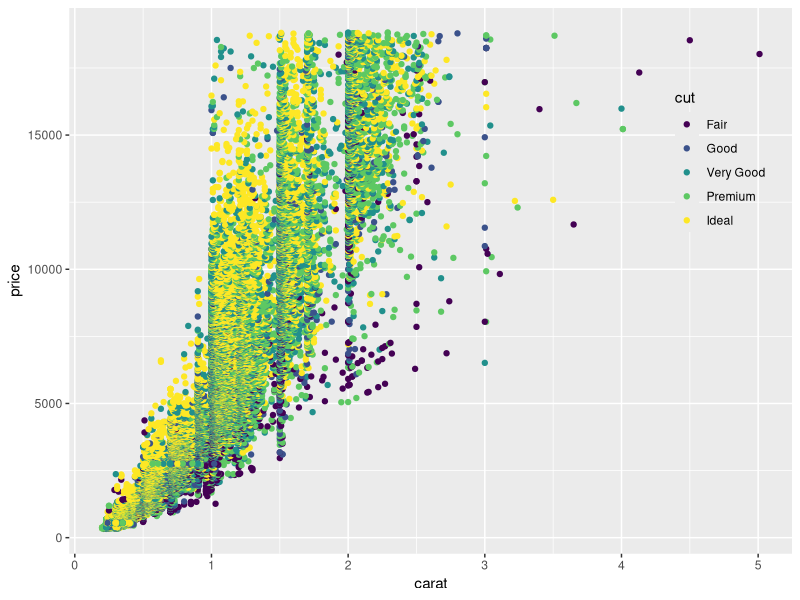
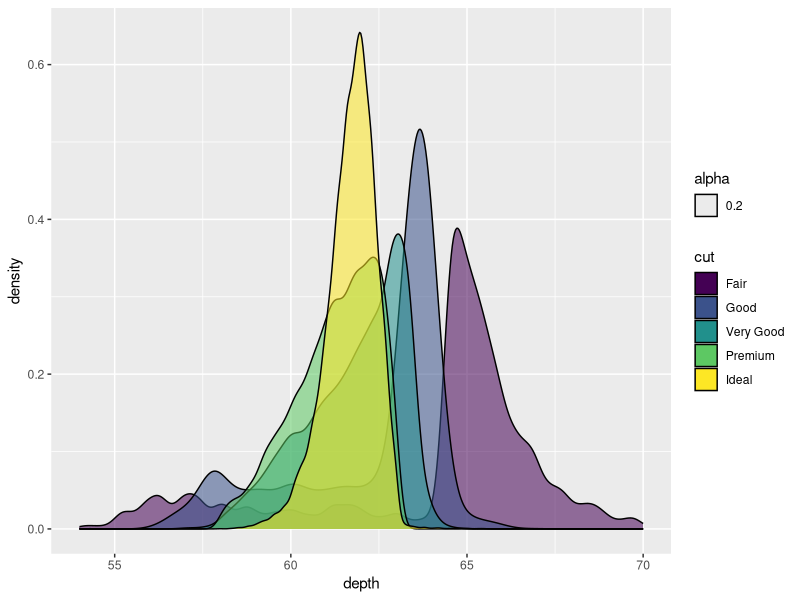
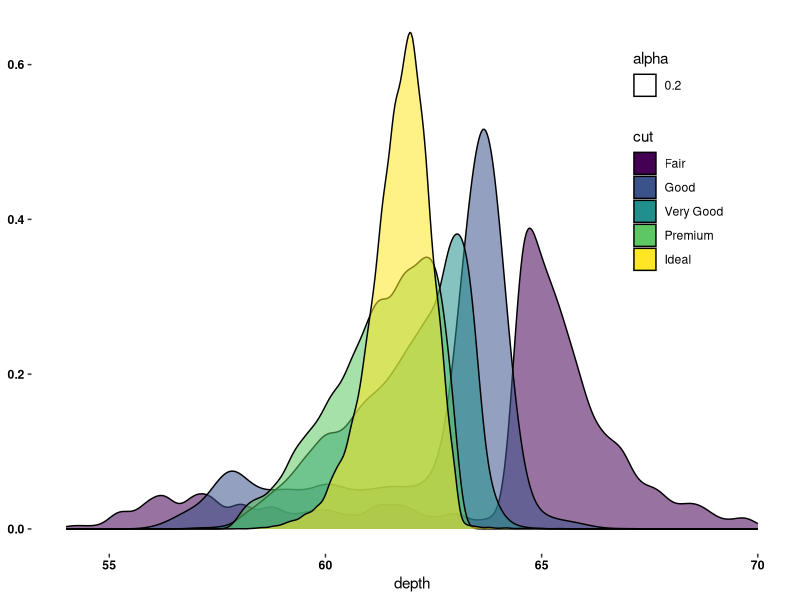
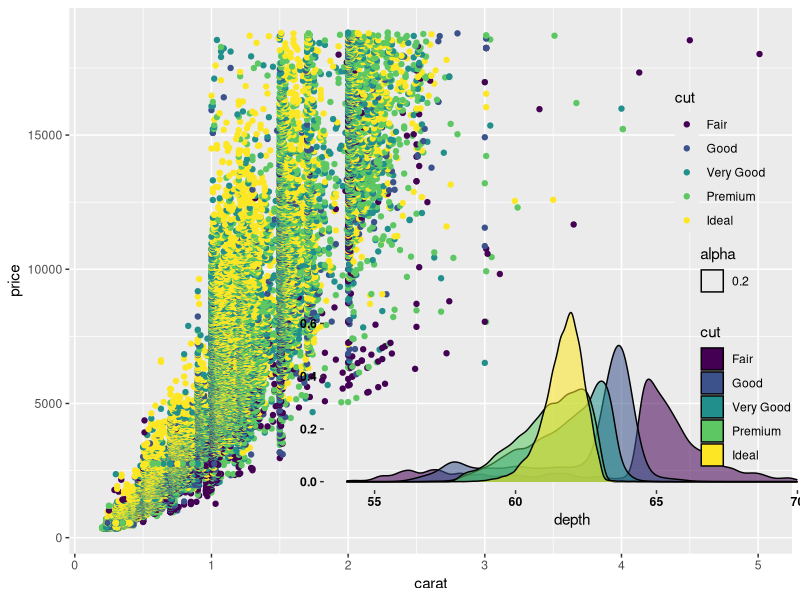

The R script that drew these images, in order:
## ---- chunk 1
library(ggplot2)  ##绘制主图与附图
library(grid)  ## 设定附图的长宽及其在主图的精确位置
data("diamonds")
head(diamonds)
## ---- chunk 2
##theme中调整legend的相对位置与背景
chart1<-ggplot(diamonds,aes(carat,price,colour=cut))+geom_point()+theme(legend.position=c(0.9,0.72),legend.background=element_rect(I(0)))
chart1
## 建立一块一定长宽的区域， x/y代表相对于主图x/y轴的相对位置
vie<-viewport(width=0.669,height=0.4,x=0.7,y=0.306)
## ---- chunk 3
q <- ggplot(data = diamonds, aes(depth, fill = cut, alpha = 0.2)) + geom_density() + xlim(54, 70)
q
q1 <- q + theme(axis.text.y = element_text(face = "bold", colour = "black"),
                axis.title.y = element_blank(),
                axis.text.x = element_text(face = "bold", colour = "black"),
                plot.background = element_rect(I(0), linetype = 0),
                panel.background = element_rect(I(0)),
                panel.grid.major = element_line(colour = NA),
                panel.grid.minor = element_line(color = NA),
                legend.background = element_rect(I(0), linetype = 1),
                legend.position = c(0.85, 0.72)
                )
q1
## ---- chunk 4
##这一段代码不能分开
chart1<-ggplot(diamonds,aes(carat,price,colour=cut))+geom_point()+theme(legend.position=c(0.9,0.72),legend.background=element_rect(I(0)))
chart1
vie<-viewport(width=0.669,height=0.4,x=0.7,y=0.306)
chart2 <-ggplot(diamonds,aes(depth,fill=cut,alpha=.2))+geom_density()+xlim(54,70) +
       theme(axis.text.y=element_text(face="bold",colour="black"),
             axis.title.y=element_blank(),
             axis.text.x=element_text(face="bold",colour="black"),
             plot.background=element_rect(I(0),linetype=0),
             panel.background=element_rect(I(0)),
             panel.grid.major=element_line(colour=NA),
             panel.grid.minor=element_line(colour=NA),
             legend.background=element_rect(I(0),linetype=1),
             legend.position=c(0.85,0.72))
print(chart2,vp=vie)
